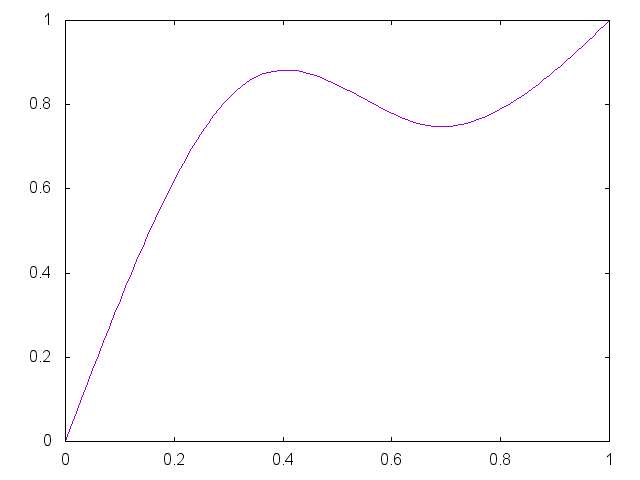

Write the gnuplot code that produced this figure.


set term png

set output "generate/static/generate/csplines-0.85-0.75.png"
plot '-' smooth csplines notitle
0 0
0.33 0.85
0.67 0.75 
1 1
e

reset;
